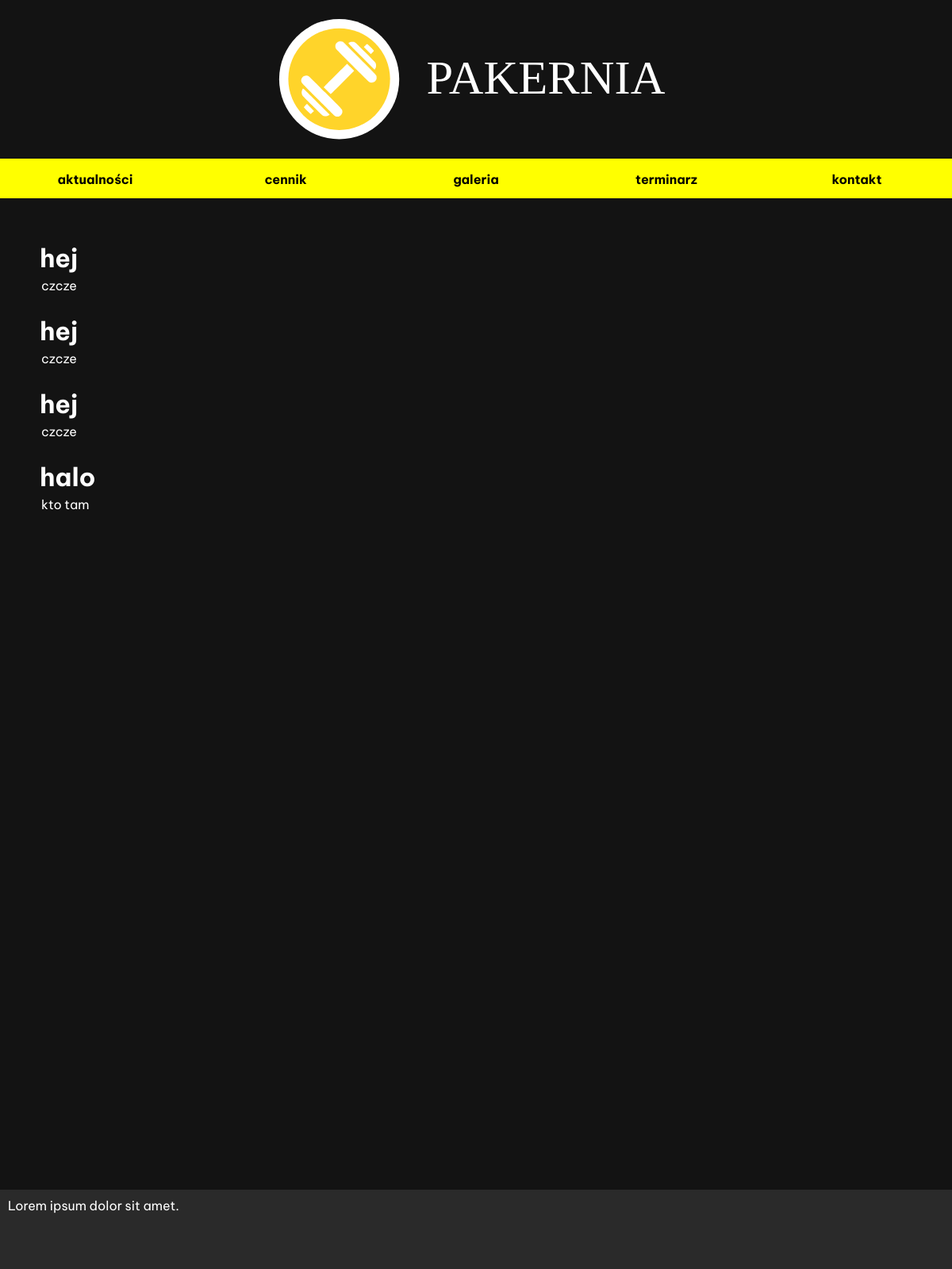
The app's page /aktualnosci.php, older data.
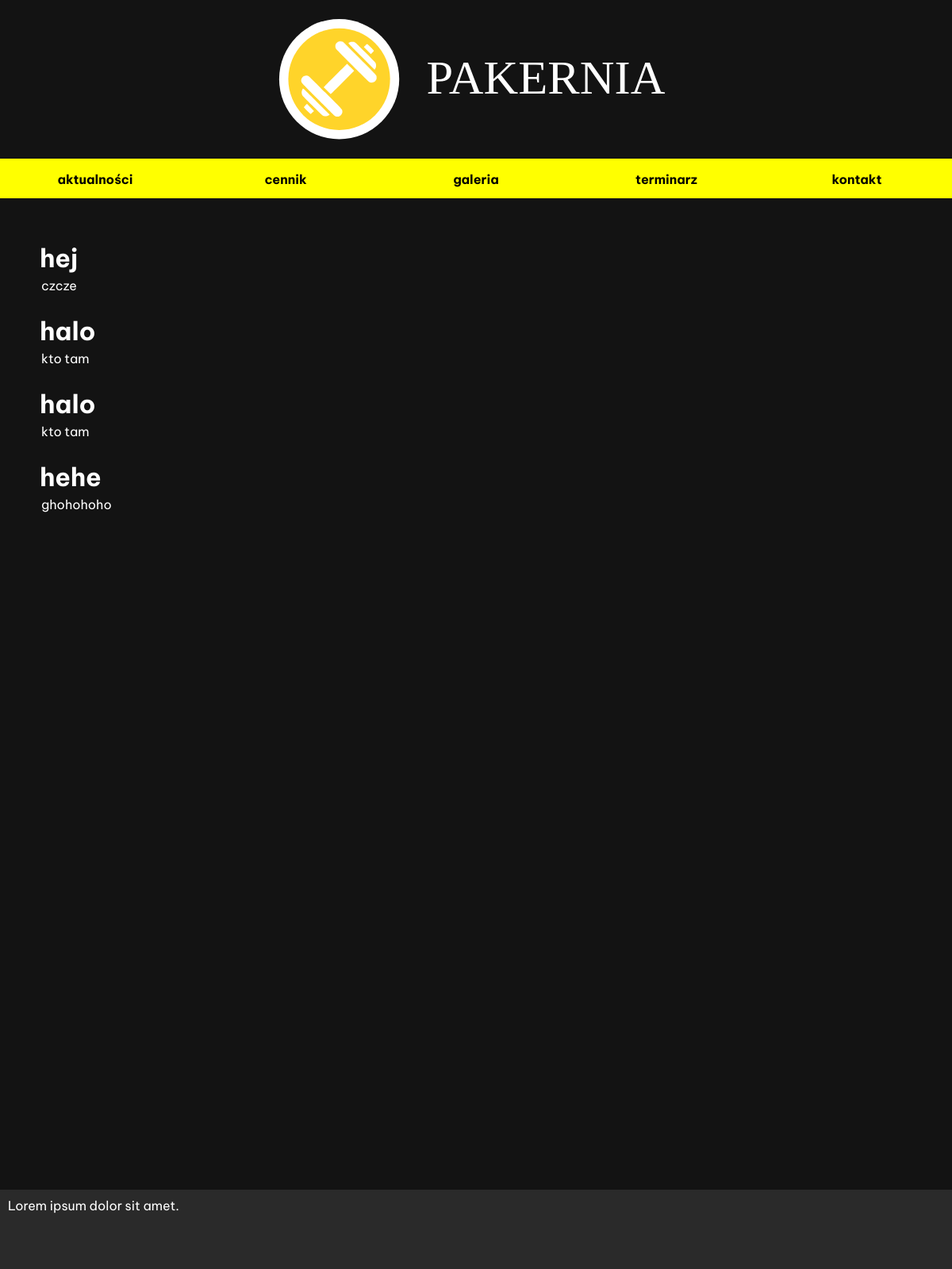
The same page, newer data.
### tables this page shows
CREATE TABLE `posts` (
  `id` int(11) NOT NULL,
  `headline` text NOT NULL,
  `paragrapf` text NOT NULL,
  `deleted` tinyint(4) NOT NULL
);

### aktualnosci.php (the view, shortened to what this page needs)
<?php
$servername = "localhost";
$username = "root";
$password = "";
$dbname = "strona";
$conn = mysqli_connect($servername, $username, $password, $dbname);
$sql = "SELECT id, headline, paragrapf FROM posts WHERE deleted = 0 ORDER BY id DESC LIMIT 4";
$result = mysqli_query($conn, $sql);
?>
<!DOCTYPE html>
<html lang="pl">
<head>
    <link rel="stylesheet" href="style.css">
</head>
<body>
    <div class="container">
        <div class="banner">
            <img src="p.svg" alt="zdjęcie">
        </div>
        <div class="nav">
        <ul>
                <li><a href="aktualnosci.php"><b>aktualności</b></a></li>
                <li><a href="cennik.php"><b>cennik</b></a></li>
                <li><a href="galeria.html"><b>galeria</b></a></li>
                <li><a href="terminarz.php" ><b>terminarz</b></a></li>
                <li><a href="index.html" ><b>kontakt</b></a></li>
            </ul>
        </div>
        <div class="sinol">
        <?php
            if (mysqli_num_rows($result) > 0) {
                while($row = mysqli_fetch_assoc($result) ) {
                    echo "<h1>" . $row["headline"]."</h1> <p> " . $row["paragrapf"]. "</p><br>";
                }
            }
        ?>
                </div>
                <div class="footer2">
                    Lorem ipsum dolor sit amet.
                </div>
            </div>
</body>
</html>

### style.css (style rules this page uses)
body { margin: 0; background-color: rgb(0, 0, 0); font-family: 'Be Vietnam Pro', sans-serif; color: white; }
.container { max-width: 1300px; display: grid; grid-template-columns: repeat(5, 1fr); margin-left: auto; margin-right: auto; grid-auto-rows: 50px; background-color: rgb(19, 19, 19); }
.banner { background-color: rgba(137, 43, 226, 0); grid-column-start:1; grid-column-end: 6; grid-row-start: 1; grid-row-end: 5; }
.nav { background-color: rgb(139, 65, 46); grid-column-start:1; grid-column-end: 6; grid-row-start: 5; grid-row-end: 6; }
.sinol { grid-column-start:1; grid-column-end:6; grid-row-start: 7; grid-row-end: 30; margin-left: 50px; margin-right: 50px; }
.footer2 { background-color: rgb(42, 42, 42); color: white; grid-column-start:1; grid-column-end:6; grid-row-start: 31; grid-row-end: 33; padding: 10px; }
ul { list-style-type: none; margin: 0; padding: 0; overflow: hidden; background-color: rgb(255, 255, 0); height: 50px; }
li { float: left; width: 20%; }
li a { display: block; color: rgb(0, 0, 0); text-align: center; text-decoration: none; padding: 16px 16px; }
img { width: 100%; height: 100%; }
p { margin: 2px }

### aktualnosci.php (style rules this page uses)
h1 { margin-top: 5px; margin-bottom: 5px; }

Row changes from the older to the newer data that the page shows:
no longer on this page (row edited): posts: headline "hej", paragrapf "czcze"
no longer on this page (row edited): posts: headline "hej", paragrapf "czcze"
now on this page (row unchanged): posts: headline "halo", paragrapf "kto tam"
now on this page (row unchanged): posts: headline "hehe", paragrapf "ghohohoho"
